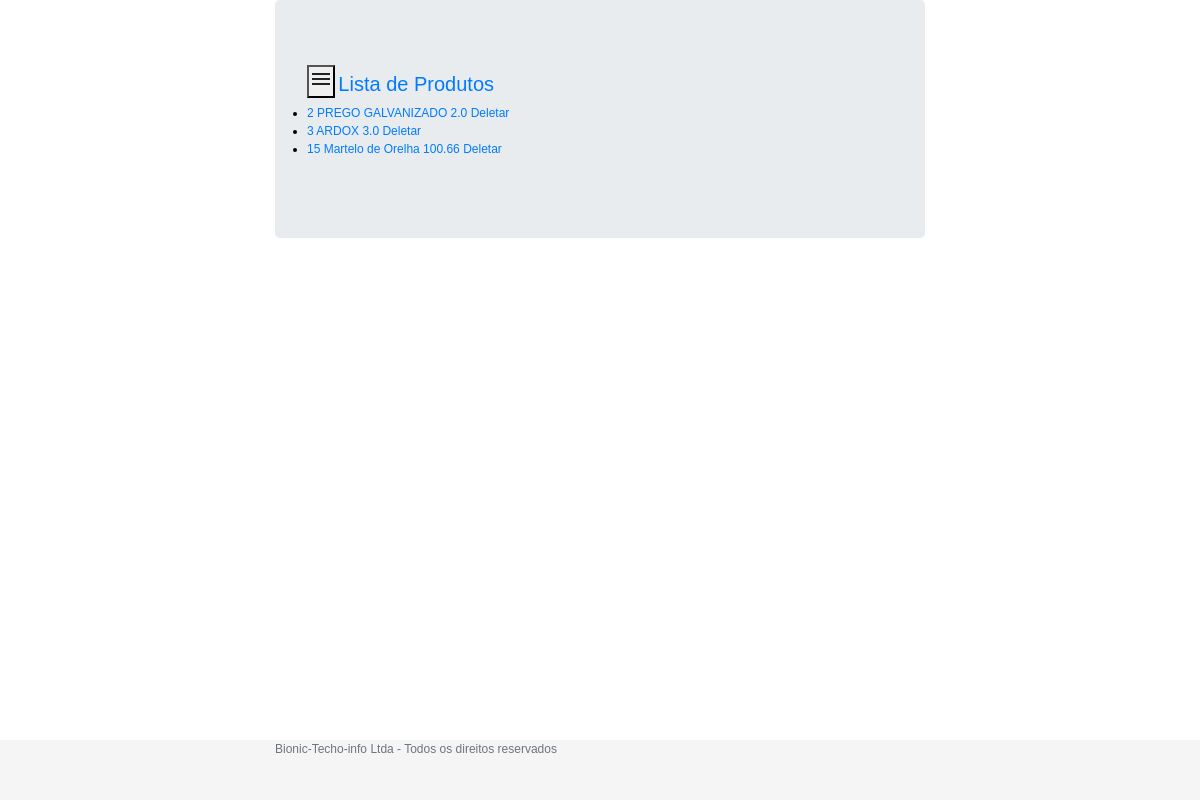
Screenshot of /clientes/listaprodutos/ (signed in) with the database file from the repository.
### clientes/models.py (models this page shows, shortened)
class Produtos(models.Model):
    pr_id = models.AutoField(primary_key=True, unique=True)
    pr_descricao = models.CharField(max_length=256)
    pr_preco = models.FloatField(default=0)

### clientes/views.py (the view)
# urls.py: path('listaprodutos/',views.lista_produtos, name="lista_produtos" ),
@login_required
def lista_produtos(request):
    listaprodutos = Produtos.objects.all()
    return render(request, 'clientes/produtos.html', {"listaprodutos": listaprodutos})

### clientes/templates/clientes/produtos.html (shortened to what this page needs)
{% extends 'base.html' %}
{% block main %}
    <nav role="navigation" class="navbar-default">
        <div class="navbar-header">
            <button type="button" data-target="#navbarCollapse" data-toggle="collapse" class="navbar-toggle">
                <i class="material-icons">menu</i>
            </button>
            <a href="#" class="navbar-brand">Lista de Produtos</a>
        </div>
    </nav>
    <ul>
        {% for prod in listaprodutos %}
            <li>
                <a href="{% url 'produto_update' prod.pr_id %}">{{ prod.pr_id }} {{prod.pr_descricao}} {{ prod.pr_preco }}</a>
                <a href="{% url 'produto_delete' prod.pr_id %}">Deletar</a>
            </li>
        {% endfor %}
    </ul>
{% endblock %}
{% block footer %}
    <footer class="footer">
        <div class="container">
            <span class="text-muted">Bionic-Techo-info Ltda - Todos os direitos reservados
                    <i class="fas fa-registered"></i>
            </span>
        </div>
    </footer>
{% endblock %}

### statics/css/stick-footer.css (style rules this page uses)
html { position: relative; min-height: 100%; }
body { margin-bottom: 60px; }
.footer { position: absolute; bottom: 0; width: 100%; height: 60px; background-color: #f5f5f5; }
.container { width: auto; max-width: 680px; padding: 0 15px; }
.container .text-muted { margin: 20px 0; }

### statics/Studio/css/style.css (style rules this page uses)
html, button, input, select, textarea { color: #222; }
html, body { height: 100%; }
body { font-family: "Lato" sans-serif; font-weight: 400; font-size: 16px; color: #000; -webkit-font-smoothing: antialiased; -webkit-overflow-scrolling: touch; }

### statics/css/menuprincipal.css (style rules this page uses)
* { margin: 0; padding: 0; }
body { font-family: Arial, Helvetica, sans-serif; font-size: 12px; }

### rows the page displays
Produtos: pr_id "2", pr_descricao "PREGO GALVANIZADO", pr_preco "2.0"
Produtos: pr_id "3", pr_descricao "ARDOX", pr_preco "3.0"
Produtos: pr_id "15", pr_descricao "Martelo de Orelha", pr_preco "100.66"
